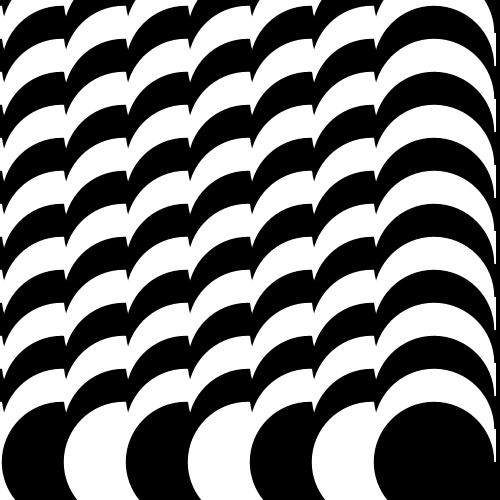
Frame 1 (no input)
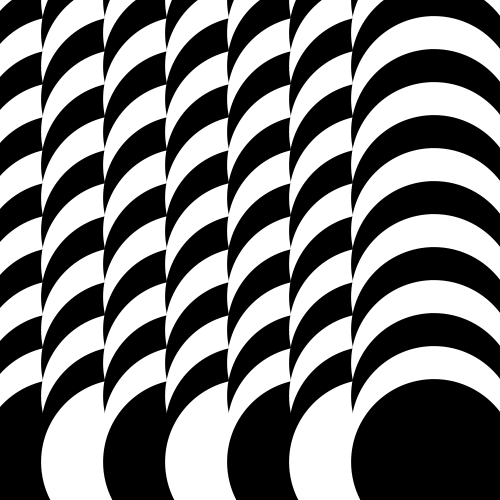
Frame 60 (the mouse pressed at the canvas centre just before this capture)
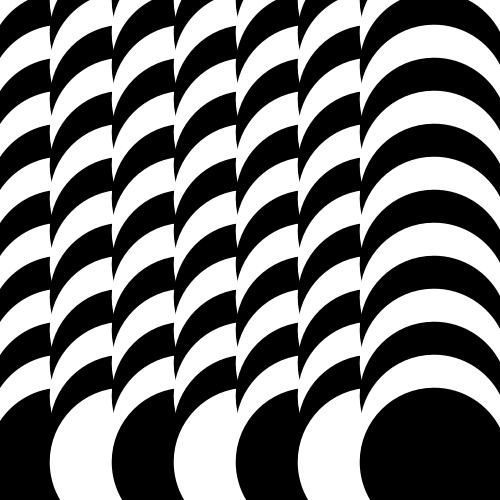
Frame 120 (the mouse held since frame 60 and released just before this capture)

The Processing sketch that drew these frames (run headless with seeded random() and noise(); from frame 60 on, the mouse is pressed at the canvas centre):

// Processing sketch: breathingIllusion
// ── breathingIllusion.pde
int numX = 8;  //8
int numY = 15;  //15

float sizeX, sizeY;

void setup() {
  size(500, 500);
  //size(1080, 1920);
  noStroke();
  sizeX = width/numX;
  sizeY = height/numY;
}

void draw() {
  background(0);
  float time = float(millis())/1500;
  float mapeo = map(sin(time), -1, 1, width/8, width/3);
  for (int x = 0; x < numX; x++) {
    for (int y = 0; y < numY; y++) {    
      if ((x+y) % 2 == 0)
        fill(255);
      else
        fill(0);
      rect(x*sizeX, y*sizeY, sizeX, sizeY);
      ellipse(x*sizeX, y*sizeY, mapeo, mapeo);      
    }
  }
}
